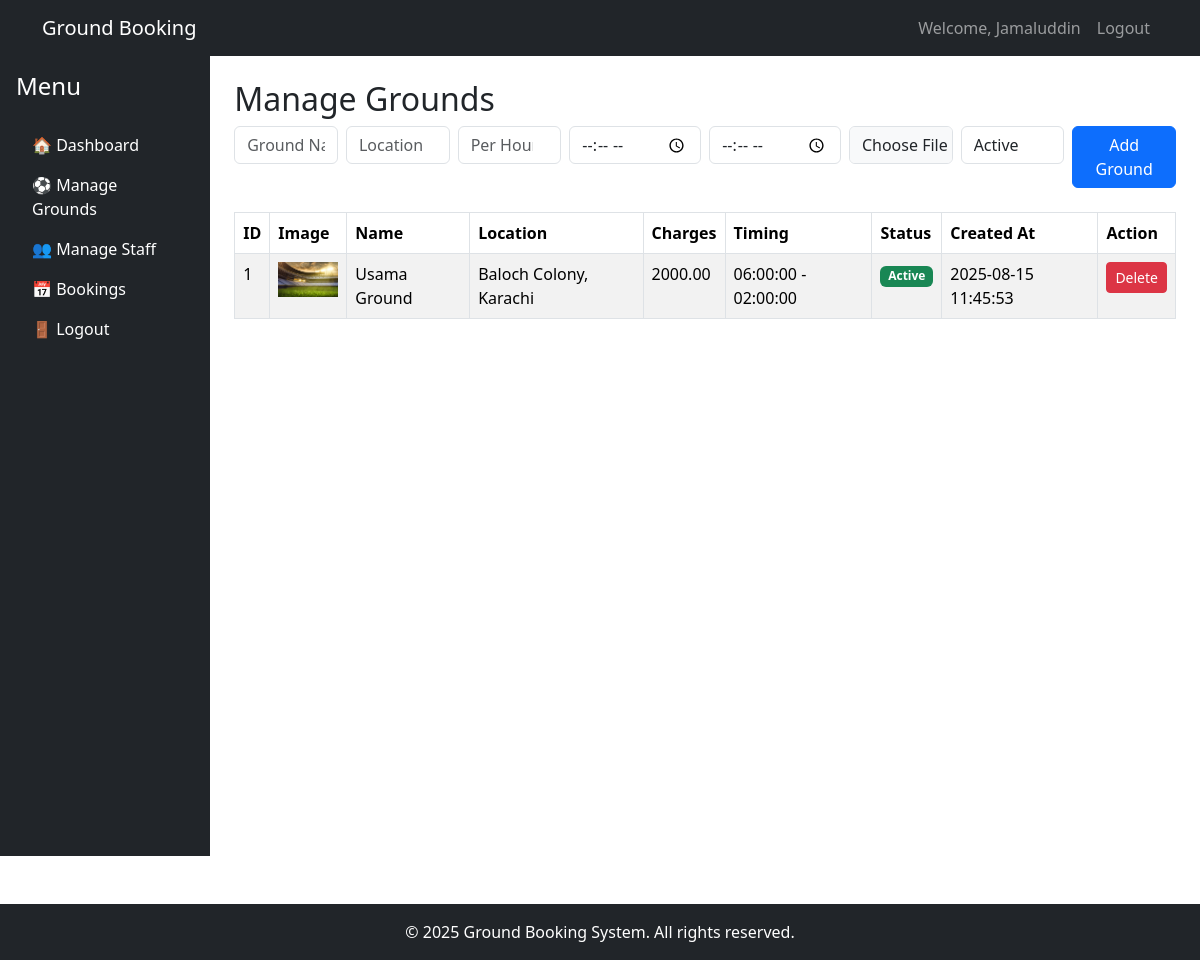
The page /admin/grounds.php (signed in) on the database its author committed.
### tables this page shows
CREATE TABLE `grounds` (
  `id` int(11) NOT NULL,
  `admin_id` int(11) NOT NULL,
  `name` varchar(150) NOT NULL,
  `location` text DEFAULT NULL,
  `per_hour_charge` decimal(10,2) NOT NULL,
  `opening_time` time DEFAULT NULL,
  `closing_time` time DEFAULT NULL,
  `image` varchar(255) DEFAULT NULL,
  `status` tinyint(1) DEFAULT 1,
  `created_at` timestamp NOT NULL DEFAULT current_timestamp()
);

### admin/grounds.php (the view, shortened to what this page needs)
<?php
include '../config/db.php';
$admin_id = $_SESSION['user_id'];
include '../includes/header.php';
?>
<div class="d-flex">
    <?php include '../includes/sidebar.php'; ?>
    <div class="container-fluid p-4">
        <h2>Manage Grounds</h2>
        <form method="POST" enctype="multipart/form-data" class="mb-4">
            <div class="row g-2">
                <div class="col">
                    <input type="text" name="name" class="form-control" placeholder="Ground Name" required>
                </div>
                <div class="col">
                    <input type="text" name="location" class="form-control" placeholder="Location" required>
                </div>
                <div class="col">
                    <input type="number" step="0.01" name="charges" class="form-control" placeholder="Per Hour Charge" required>
                </div>
                <div class="col">
                    <input type="time" name="open_time" class="form-control" required>
                </div>
                <div class="col">
                    <input type="time" name="close_time" class="form-control" required>
                </div>
                <div class="col">
                    <input type="file" name="image" class="form-control">
                </div>
                <div class="col">
                    <select name="status" class="form-control">
                        <option value="1" selected>Active</option>
                    </select>
                </div>
                <div class="col">
                    <button type="submit" name="add" class="btn btn-primary">Add Ground</button>
                </div>
            </div>
        </form>
        <table class="table table-bordered table-striped">
            <thead>
                <tr>
                    <th>ID</th>
                    <th>Image</th>
                    <th>Name</th>
                    <th>Location</th>
                    <th>Charges</th>
                    <th>Timing</th>
                    <th>Status</th>
                    <th>Created At</th>
                    <th>Action</th>
                </tr>
            </thead>
            <tbody>
                <?php
                $result = $conn->query("SELECT * FROM grounds WHERE admin_id=$admin_id ORDER BY created_at DESC");
                if ($result) {
                    while ($row = $result->fetch_assoc()) {
                        $img_path = !empty($row['image']) ? "../" . $row['image'] : "https://via.placeholder.com/60";
                        $status_text = $row['status'] ? "<span class='badge bg-success'>Active</span>" : "<span class='badge bg-secondary'>Inactive</span>";
                        echo "<tr>
                            <td>{$row['id']}</td>
                            <td><img src='{$img_path}' width='60'></td>
                            <td>{$row['name']}</td>
                            <td>{$row['location']}</td>
                            <td>{$row['per_hour_charge']}</td>
                            <td>{$row['opening_time']} - {$row['closing_time']}</td>
                            <td>{$status_text}</td>
                            <td>{$row['created_at']}</td>
                            <td><a href='?delete={$row['id']}' class='btn btn-danger btn-sm' onclick='return confirm(\"Delete this ground?\")'>Delete</a></td>
                        </tr>";
                    }
                }
                ?>
            </tbody>
        </table>
    </div>
</div>
<?php include '../includes/footer.php'; ?>

### rows shown on the page
grounds: id "1", image (picture), name "Usama Ground", location "Baloch Colony, Karachi", per_hour_charge "2000.00", opening_time "06:00:00", closing_time "02:00:00", status "Active", created_at "2025-08-15 11:45:53"

### other values the page prints
$_SESSION['name'] "Jamaluddin"
